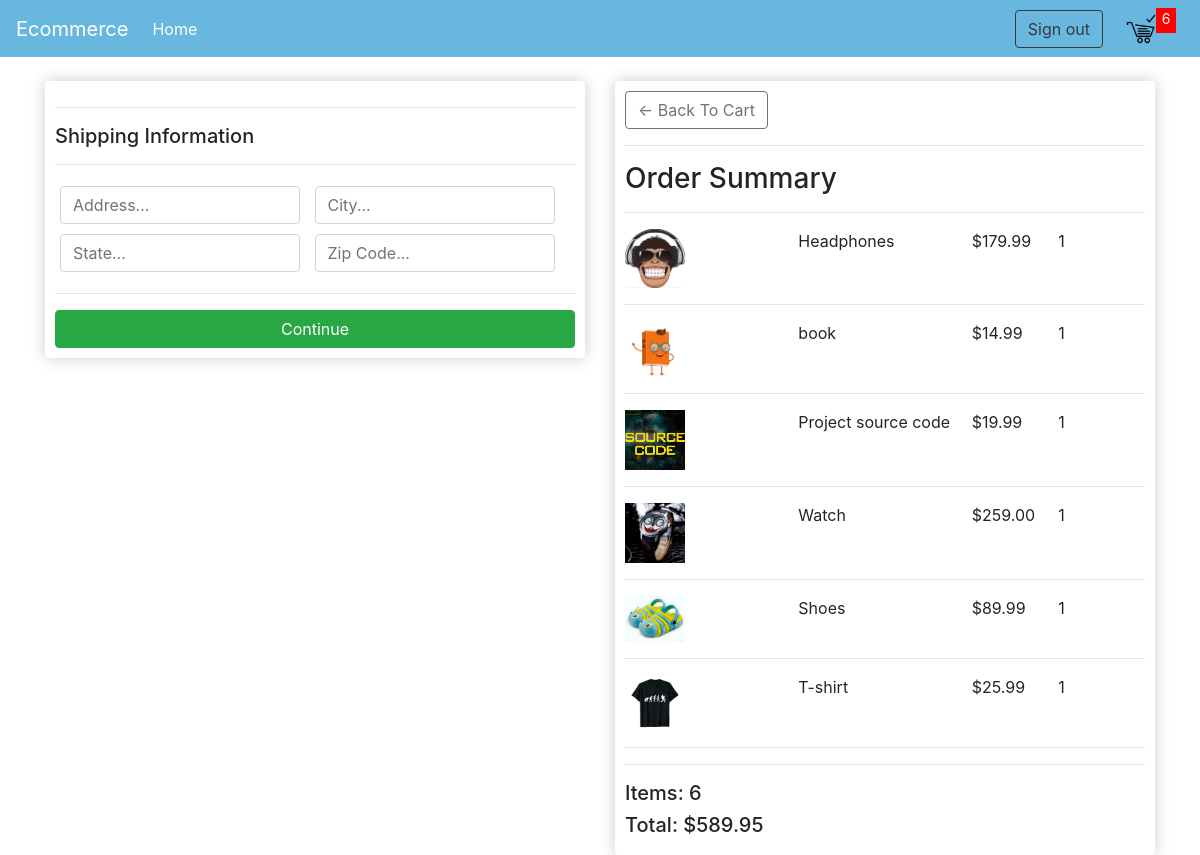
/checkout/ (signed in), run on an earlier commit of the app's database.
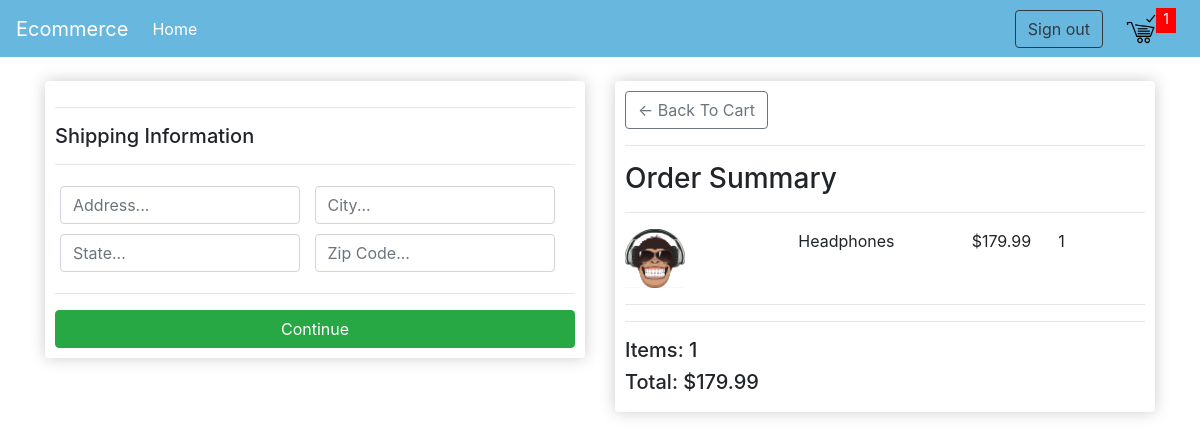
And on a later commit of the database.
### store/models.py (models this page shows, shortened)
class OrderItem (models.Model):
	product    = models.ForeignKey (Product, on_delete = models.SET_NULL ,null = True, blank = True)
	order      = models.ForeignKey (Order, on_delete = models.SET_NULL ,null = True, blank = True)
	quantity   = models.IntegerField (default = 0, null = True, blank = True)
	date_added = models.DateTimeField (auto_now_add = True)

class Product (models.Model):
	name    = models.CharField (max_length = 200, null = True)
	price   = models.DecimalField(max_digits=10, decimal_places=2)
	digital = models.BooleanField (default = False, blank = True)
	image   = models.ImageField(default= 'images/product.png', blank = True)

### store/views.py (the view)
# urls.py: path('checkout/', views.checkout, name='checkout'),
def checkout(request):
	context  = cart_total(request)
	return render (request,'store/checkout.html', context)

### store/utils.py (called while the page is built, shortened)
def cart_total(request):
	orderitems = []
	total_quantity = 0
	total_price = 0
	shipping = False
	if request.user.is_authenticated:
		customer = request.user.customer
		order, created = Order.objects.get_or_create(customer = customer, complete = False)
		orderitems = OrderItem.objects.filter(order=order)
		for item in orderitems:
			total_quantity += item.quantity
		for item in orderitems:
			if item.product.digital == False:
				shipping = True
				break
		for item in orderitems:
			total_price += item.quantity * item.product.price
	return {"orderitems": orderitems,"total_quantity": total_quantity, "total_price": total_price, "shipping": shipping}

### store/templates/store/checkout.html (shortened to what this page needs)
{% extends 'store/main.html' %}
{% load static %}
{% block body %}
<div class="row">
	<div class="col-lg-6">
		<div class="box-element" id="name-address">
			<form id="form">
				<div id="shipping-info">
					<hr>
					<h5>Shipping Information</h5>
					<hr>
					<div class="form-field">
						<input class="form-control" type="text" name="address" placeholder="Address..."></input>
					</div>
					<div class="form-field">
						<input class="form-control" type="text" name="city" placeholder="City..."></input>
					</div>
					<div class="form-field">
						<input class="form-control" type="text" name="state" placeholder="State..."></input>
					</div>
					<div class="form-field">
						<input class="form-control" type="text" name="zipcode" placeholder="Zip Code..."></input>
					</div>
				</div>
				<hr>
				<input class="btn btn-success btn-block" id="form-button" type="submit" value="Continue"></input>
			</form>
		</div>
		<br>
	</div>
	<div class="col-lg-6">
		<div class="box-element">
			<a class="btn btn-outline-secondary" href="{% url 'cart' %}">&#8592; Back To Cart</a>
			<hr>
			<h3>Order Summary</h3>
			<hr>
			{% for item in orderitems %}
			<div style="display:flex;">
				<div style="flex:2"><img style="width: 60px; display:inline;" src="{{ item.product.image.url }}"></div>
				<div style="flex:2">{{ item.product.name }}</div>
				<div style="flex:1">${{ item.product.price }}</div>
				<div style="flex:1">{{ item.quantity }}</div>
			</div>
			<hr>
			{% endfor %}
			<hr>
			<h5>Items: {{ total_quantity }}</h5>
			<h5>Total: ${{ total_price }}</h5>
		</div>
	</div>
</div>
{% endblock %}

What changed in the data, as far as the page shows it:
removed OrderItem: product.image (picture), product.name "book", product.price "14.99", quantity "1"
removed OrderItem: product.image (picture), product.name "Project source code", product.price "19.99", quantity "1"
removed OrderItem: product.image (picture), product.name "Watch", product.price "259.00", quantity "1"
removed OrderItem: product.image (picture), product.name "Shoes", product.price "89.99", quantity "1"
removed OrderItem: product.image (picture), product.name "T-shirt", product.price "25.99", quantity "1"
Also different on the page:
{{ total_quantity }}: "6" → "1"
{{ total_price }}: "589.95" → "179.99"
